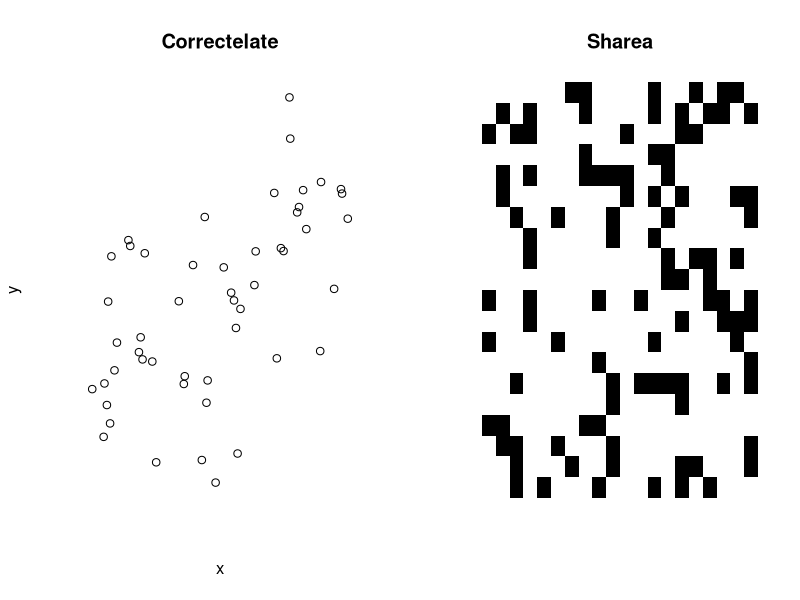
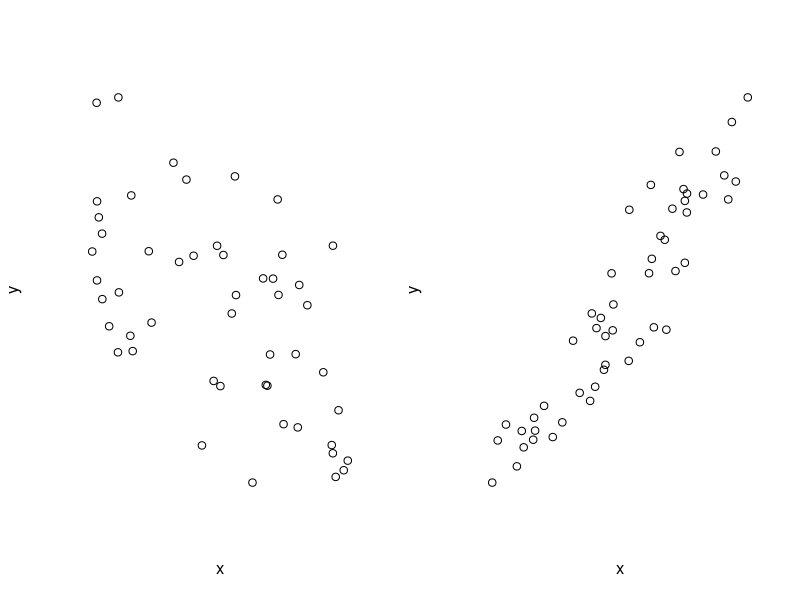
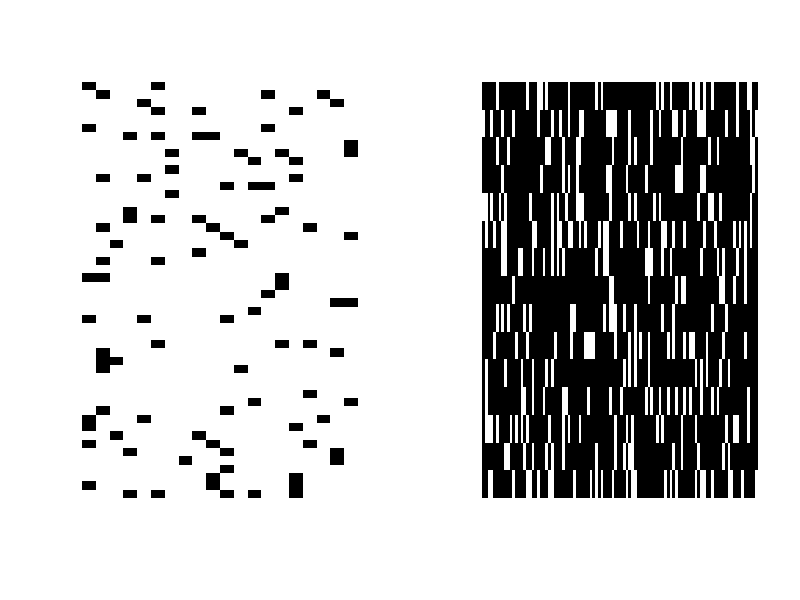

Here is the R script that generated these plots, in order:
## ---- chunk 1
knitr::opts_chunk$set(echo = FALSE)
## ---- chunk 2
algo <- 1; meeting <- 2; airport <- 3
(hours_to_kill <- sum(algo, meeting, airport))
## ---- chunk 3
par(mfrow=c(1,2))
x <- runif(50, 0, 100)
y <- x - rnorm(50, 0, 50)
plot(x, y, axes = F, main = "Correctelate")
m <- matrix(as.numeric(rbinom(20*20, 1, .3)), 20, 20)
image(m, col = c("white", "black"), axes = F, main = "Sharea")
## ---- chunk 4
par(mfrow=c(1,2))
x <- runif(50, 0, 100)
y <- - x + rnorm(50, 0, 50)
plot(x, y, axes = F)
x <- runif(50, 0, 100)
y <- x + rnorm(50, 0, 10)
plot(x, y, axes = F)
## ---- chunk 5
par(mfrow=c(1,2))
m1 <- matrix(as.numeric(rbinom(20*50, 1, .1)), 20, 50)
m2 <- matrix(as.numeric(rbinom(100*15, 1, .8)), 100, 15)
image(m1, col = c("white", "black"), axes = F)
image(m2, col = c("white", "black"), axes = F)
